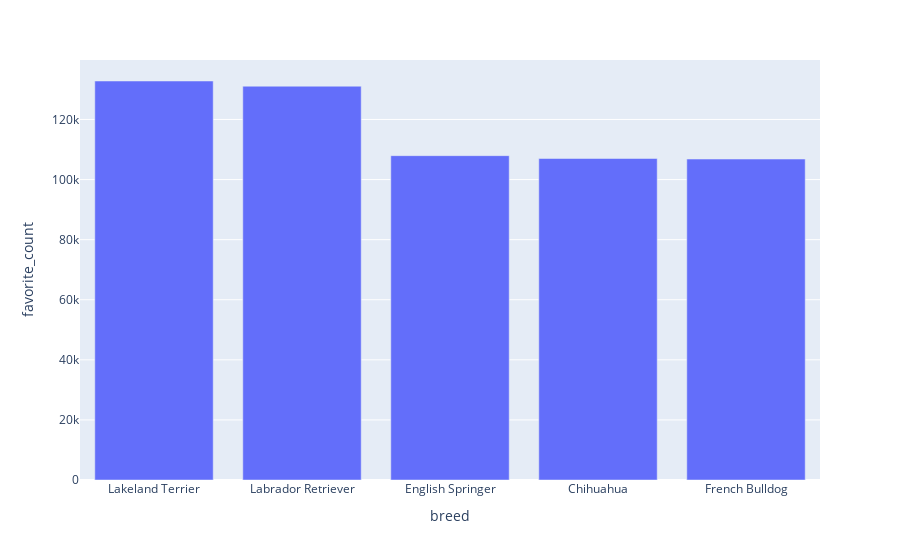

Notebook code cell kept with this figure:
### Code cell
#Top 5 breed of dogs according to favorite_count
df[['tweet_id', 'breed', 'favorite_count']].sort_values(by='favorite_count', ascending=False).head(5)
plot_df = df[['tweet_id', 'breed', 'favorite_count']].sort_values(by='favorite_count', ascending=False).head(5)

fig = px.bar(plot_df, x='breed', y='favorite_count')
fig

### Figure 1 — Plotly figure (JSON) as saved in the notebook; plotly's stock layout.template omitted (floating-point values rounded to 4 significant figures)
{"data": [{"alignmentgroup": "True", "hovertemplate": "breed=%{x}<br>favorite_count=%{y}<extra></extra>", "legendgroup": "", "marker": {"color": "#636efa"}, "name": "", "offsetgroup": "", "orientation": "v", "showlegend": false, "textposition": "auto", "type": "bar", "x": ["Lakeland Terrier", "Labrador Retriever", "English Springer", "Chihuahua", "French Bulldog"], "xaxis": "x", "y": [132810, 131075, 107956, 107015, 106827], "yaxis": "y"}], "layout": {"autosize": true, "barmode": "relative", "legend": {"tracegroupgap": 0}, "margin": {"t": 60}, "xaxis": {"anchor": "y", "autorange": true, "domain": [0, 1], "range": [-0.5, 4.5], "title": {"text": "breed"}, "type": "category"}, "yaxis": {"anchor": "x", "autorange": true, "domain": [0, 1], "range": [0, 139800], "title": {"text": "favorite_count"}, "type": "linear"}}}
